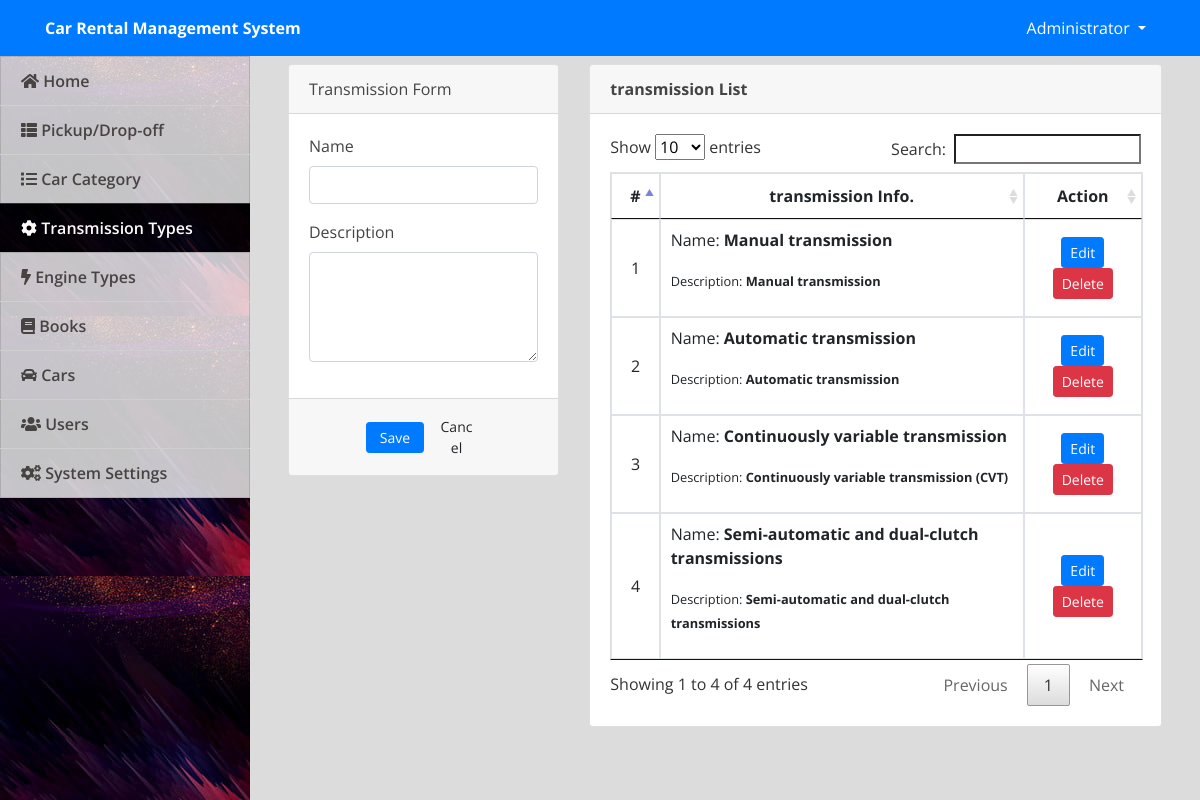
Screenshot of /admin/index.php?page=transmissions (signed in) with the database file from the repository.
### tables this page shows
CREATE TABLE `transmission_types` (
  `id` int(30) NOT NULL,
  `name` varchar(200) NOT NULL,
  `description` text NOT NULL
);

### admin/transmissions.php (the view, shortened to what this page needs)
<?php include('db_connect.php');?>
<div class="container-fluid">
	<div class="col-lg-12">
		<div class="row">
			<div class="col-md-4">
			<form action="" id="manage-transmission">
				<div class="card">
					<div class="card-header">
						    Transmission Form
				  	</div>
					<div class="card-body">
							<div class="form-group">
								<label class="control-label">Name</label>
								<input type="text" class="form-control" name="name">
							</div>
							<div class="form-group">
								<label class="control-label">Description</label>
								<textarea name="description" id="description" cols="30" rows="4" class="form-control"></textarea>
							</div>
					</div>
					<div class="card-footer">
						<div class="row">
							<div class="col-md-12">
								<button class="btn btn-sm btn-primary col-sm-3 offset-md-3"> Save</button>
								<button class="btn btn-sm btn-default col-sm-3" type="button" onclick="$('#manage-transmission').get(0).reset()"> Cancel</button>
							</div>
						</div>
					</div>
				</div>
			</form>
			</div>
			<div class="col-md-8">
				<div class="card">
					<div class="card-header">
						<b>transmission List</b>
					</div>
					<div class="card-body">
						<table class="table table-bordered table-hover">
							<thead>
								<tr>
									<th class="text-center">#</th>
									<th class="text-center">transmission Info.</th>
									<th class="text-center">Action</th>
								</tr>
							</thead>
							<tbody>
								<?php
								$i = 1;
								$transmission = $conn->query("SELECT * FROM transmission_types order by id asc");
								while($row=$transmission->fetch_assoc()):
								?>
								<tr>
									<td class="text-center"><?php echo $i++ ?></td>
									<td class="">
										<p>Name: <b><?php echo $row['name'] ?></b></p>
										<p><small>Description: <b><?php echo $row['description'] ?></b></small></p>
									</td>
									<td class="text-center">
										<button class="btn btn-sm btn-primary edit_transmission" type="button" data-id="<?php echo $row['id'] ?>" data-description="<?php echo $row['description'] ?>" data-name="<?php echo $row['name'] ?>" >Edit</button>
										<button class="btn btn-sm btn-danger delete_transmission" type="button" data-id="<?php echo $row['id'] ?>">Delete</button>
									</td>
								</tr>
								<?php endwhile; ?>
							</tbody>
						</table>
					</div>
				</div>
			</div>
		</div>
	</div>
</div>

### admin/assets/css/style.css (style rules this page uses)
body { font-family: "Open Sans", sans-serif; color: #444444; width: 100%; height: calc(100%); }

### admin/index.php (style rules this page uses)
body { background: #80808045; }

### admin/transmissions.php (style rules this page uses)
td { vertical-align: middle !important; }

### rows the page displays
transmission_types: name "Manual transmission", description "Manual transmission"
transmission_types: name "Automatic transmission", description "Automatic transmission"
transmission_types: name "Continuously variable transmission", description "Continuously variable transmission (CVT)"
transmission_types: name "Semi-automatic and dual-clutch transmissions", description "Semi-automatic and dual-clutch transmissions"

### other values shown
$_SESSION['system']['name'] "Car Rental Management System"
$_SESSION['login_name'] "Administrator"
